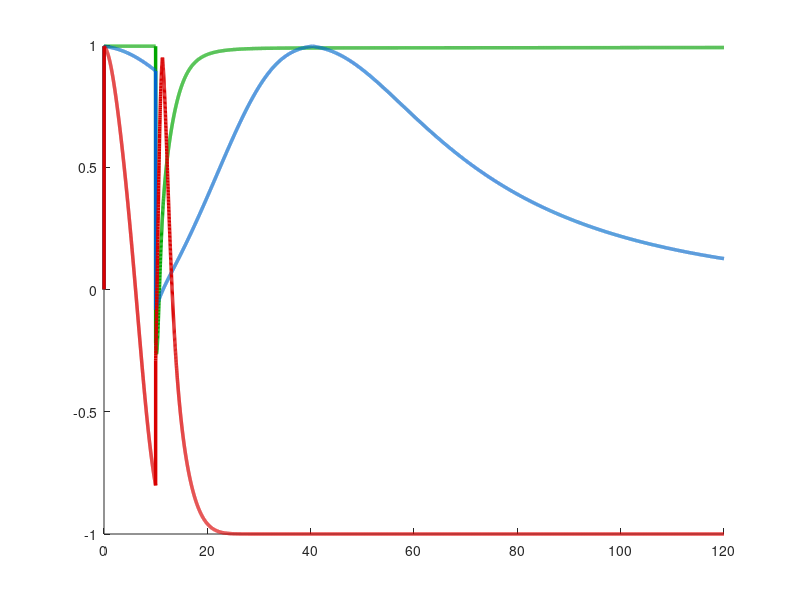

Source code (MATLAB): (Note: this script raises an error after producing the figure.)
% HRIT_I_Intero_v3.m
% I_Intero: Allostatic Interoceptive Inference with Signed PDS
% HRIT Computational Framework
%
% Three-layer terminology:
%   Phenomenological : Vitality
%   Pre-computational: Allostatic Interoceptive Regulation
%   Computational    : Signed Predictive Coding ODE
%
% Clinical states:
%   Normal  : sigma_o small, transient perturbation, full recovery
%   DPDR    : sigma_o large (precision collapse), ICP near zero, PDS ~ 0
%   Cotard  : sigma_o moderate + sustained negative push,
%             ICP chronically below IBT, CAL accumulates, PDS -> -1
%
% Based on Tschantz et al. (2022) extended with signed threshold crossing
% PE_residual = |dF/dt| feeds into p(Psi) formula
%
% Author: Hamza S. Almahi

clear; close all; clc;

%% ── PARAMETERS ───────────────────────────────────────────────────────────

dt = 0.01;
T  = 12000;
t  = (1:T) * dt;

% Shared across all conditions
sigma_p   = 1.0;    % prior variance (fixed)
kappa     = 0.5;    % autonomic action learning rate
IBT       = 0.0;    % Interoceptive Baseline Threshold (setpoint)

% PDS equation parameters
w         = 2.0;    % ICP coupling weight
PSC       = 0.5;    % Presence Sensitivity Constant
beta_CAL  = 0.15;   % allostatic load sensitivity
ICP_ref   = 0.25;   % ICP reference: resting ICP >> this -> PDS positive
                    % Cotard ICP < this -> PDS starts negative immediately
CAL_decay = 0.003;  % rate of CAL recovery per timestep (Normal only)

% Perturbation: transient homeostatic challenge (all conditions)
t_perturb = 1000;   % timestep of transient perturbation

%% ── CONDITION DEFINITIONS ────────────────────────────────────────────────
%
% Normal:
%   sigma_o = 1.0  -> high precision -> autonomic action strong
%   push = 0       -> transient perturbation only
%   CAL recovers   -> full homeostatic recovery
%   Expected: PDS > 0.8 at steady state
%
% DPDR (Depth Collapse):
%   sigma_o = 80   -> low precision -> autonomic action weak
%   push = 0       -> same transient perturbation
%   CAL recovers   -> but ICP stays low because autonomic is weak
%   Expected: PDS near 0, does not recover to positive
%
% Cotard (Depth Inversion):
%   sigma_o = 5.0  -> moderately reduced precision
%   push = -0.5    -> sustained negative drive (chronic below-IBT state)
%   Combined: autonomic cannot fully compensate -> eps_o stays large
%             ICP chronically below ICP_ref -> PDS starts negative
%             CAL does not recover -> accumulates -> PDS -> -1 (attractor)
%   Expected: PDS < -0.85 at steady state

conditions = {
%   label                    sigma_o  push   CAL_recovers  F_CAL_thresh
    'Normal (Homeostasis)',   1.0,     0.0,   true,         2.0;
    'DPDR (Depth Collapse)',  20.0,  -0.075,   true,         0.5;
    'Cotard (Depth Inversion)',5.0,   -0.5,   false,        0.0;
};

n_cond  = size(conditions, 1);
colors  = {[0 0.65 0], [0 0.4 0.8], [0.85 0 0]};

% Pre-allocate outputs
PDS_all = zeros(n_cond, T);
ICP_all = zeros(n_cond, T);
F_all   = zeros(n_cond, T);
PE_all  = zeros(n_cond, T);  % PE_residual = |dF/dt|

%% ── SIMULATION LOOP ──────────────────────────────────────────────────────

for c = 1:n_cond

    label        = conditions{c,1};
    sigma_o      = conditions{c,2};
    push         = conditions{c,3};
    CAL_recovers = conditions{c,4};
    F_thresh     = conditions{c,5};   % CAL accumulates when F > this

    fprintf('Running: %s\n', label)

    % State variables
    mu_i  = 0.0;   % posterior interoceptive belief
    y_i   = 0.0;   % interoceptive sensory data
    a_i   = 0.0;   % autonomic action (previous step)
    CAL   = 0.0;   % cumulative allostatic load
    F_prev = 0.0;  % previous F for dF/dt

    for i = 2:T

        % ── Sensory data update ──────────────────────────────────────────

        % Sustained drive (Cotard: chronically push ICP below IBT)
        y_i = y_i + push * dt;

        % Transient homeostatic challenge (all conditions)
        if i == t_perturb
            y_i = y_i + 4.0;
        end

        % Autonomic action from previous timestep
        y_i = y_i + a_i * dt;

        % ── Prediction errors ────────────────────────────────────────────

        eps_o = y_i - mu_i;       % observation PE: data vs posterior
        eps_p = IBT - mu_i;       % prior PE: setpoint vs posterior

        % ── Posterior update (predictive coding gradient descent on F) ───

        mu_i = mu_i + dt * (eps_o / sigma_o + eps_p / sigma_p);

        % ── Autonomic action ─────────────────────────────────────────────
        % Minimises observation PE
        % Critical: divided by sigma_o
        %   Normal (sigma_o=1):  action strong  -> restores homeostasis
        %   DPDR   (sigma_o=80): action weak    -> homeostasis fails
        %   Cotard (sigma_o=5):  action moderate-> cannot compensate push

        a_i = -kappa * eps_o / sigma_o;

        % ── Free energy ──────────────────────────────────────────────────

        F_i = 0.5 * (eps_o^2 / sigma_o + eps_p^2 / sigma_p);
        F_all(c,i) = F_i;

        % ── PE_residual = |dF/dt| ────────────────────────────────────────
        % Feeds into p(Psi) = PE_residual_dominant / (MC_dominant + eps)
        % At homeostasis: |dF/dt| -> 0 (errors resolved)
        % During episode onset: |dF/dt| large (errors unresolved)
        % This is the DEWS early warning signal

        PE_all(c,i) = abs(F_i - F_prev) / dt;
        F_prev = F_i;

        % ── ICP proxy ────────────────────────────────────────────────────
        % ICP: quality of interoceptive coupling
        % ICP -> 1 when eps_o -> 0 (perfect coupling, high precision)
        % ICP -> 0 when eps_o large (coupling broken)

        ICP_i = 1.0 / (1.0 + abs(eps_o));
        ICP_all(c,i) = ICP_i;

        % ── Cumulative Allostatic Load ────────────────────────────────────
        % Accumulates when F exceeds condition-specific threshold
        % Decays only in Normal condition when near homeostasis

        F_excess = max(0, F_i - F_thresh);
        CAL = CAL + dt * F_excess;

        if CAL_recovers && F_i < 0.3
            CAL = max(0, CAL - CAL_decay * dt);
        end

        % ── PDS: Phenomenal Depth Signal ─────────────────────────────────
        % Signed allostatic depth
        % PDS > 0 : ICP above IBT-equivalent -> depth established
        % PDS ~ 0 : ICP at threshold -> depth collapsed (DPDR)
        % PDS < 0 : ICP below threshold + CAL elevated -> depth inverted
        % PDS ~ -1: stable Cotard attractor (tanh saturation)

        PDS_all(c,i) = tanh((w * (ICP_i - ICP_ref) - beta_CAL * CAL) / PSC);

    end

end

%% ── FIGURE 1: PDS comparison all three conditions ────────────────────────

figure('Name','HRIT I_Intero: PDS across Clinical States',...
       'Position',[50 50 1000 500]);

hold on
for c = 1:n_cond
    plot(t, PDS_all(c,:), 'Color', colors{c}, 'LineWidth', 2.5, ...
         'DisplayName', conditions{c,1})
end
yline( 0,  'k--', 'LineWidth', 1.5, 'DisplayName', 'Depth boundary (0)')
yline(-1,  'r:',  'LineWidth', 1.0, 'DisplayName', 'Cotard floor (-1)')
yline( 1,  'g:',  'LineWidth', 1.0, 'DisplayName', 'Max depth (+1)')
xline(t(t_perturb), 'k:', 'LineWidth', 1.5, 'DisplayName', 'Perturbation')
ylim([-1.15 1.15])
legend('Location', 'southwest', 'FontSize', 10)
title('HRIT I\_Intero: PDS (Phenomenal Depth Signal)', 'FontSize', 13)
xlabel('Time (a.u.)'); ylabel('PDS')
grid on

%% ── FIGURE 2: ICP, F, PDS, PE_residual per condition ─────────────────────

figure('Name','HRIT I_Intero: Detail per condition',...
       'Position',[50 50 1400 900]);

row_labels = {'ICP', 'Free Energy F', 'PDS', 'PE_{residual} = |dF/dt|'};
data_sets  = {ICP_all, F_all, PDS_all, PE_all};

for c = 1:n_cond
    for row = 1:4
        subplot(4, n_cond, (row-1)*n_cond + c)
        dat = data_sets{row};
        plot(t, dat(c,:), 'Color', colors{c}, 'LineWidth', 1.8)
        hold on
        xline(t(t_perturb), 'k:', 'LineWidth', 1)
        if row == 1
            yline(ICP_ref, 'r--', 'LineWidth', 1)
            ylim([0 1.05])
            title(conditions{c,1}, 'FontSize', 10)
        end
        if row == 3
            yline(0,  'k--', 'LineWidth', 1)
            yline(-1, 'r:',  'LineWidth', 1)
            ylim([-1.15 1.15])
        end
        if c == 1
            ylabel(row_labels{row}, 'FontSize', 9)
        end
        xlabel('Time')
        grid on
    end
end

sgtitle('HRIT I\_Intero: Detailed output per clinical state', 'FontSize', 13)

%% ── FIGURE 3: PE_residual detail (for p(Psi) formula) ───────────────────

figure('Name','HRIT I_Intero: PE_residual',...
       'Position',[50 50 1000 400]);

hold on
for c = 1:n_cond
    % Smooth PE_residual for visualisation (raw is very spiky)
    PE_smooth = movmean(PE_all(c,:), 50);
    plot(t, PE_smooth, 'Color', colors{c}, 'LineWidth', 2, ...
         'DisplayName', conditions{c,1})
end
xline(t(t_perturb), 'k:', 'LineWidth', 1.5)
legend('Location', 'northeast', 'FontSize', 10)
title('PE_{residual} = |dF/dt| (smoothed) — input to p(\Psi)', 'FontSize', 12)
xlabel('Time (a.u.)'); ylabel('PE_{residual}')
grid on

%% ── SUMMARY ──────────────────────────────────────────────────────────────

fprintf('\n═══════════════════════════════════════════════════\n')
fprintf('HRIT I_Intero v3: Steady-state results (last 2000 steps)\n')
fprintf('═══════════════════════════════════════════════════\n')
fprintf('%-30s %8s %8s %12s\n', 'Condition', 'PDS', 'ICP', 'PE_residual')
fprintf('%-30s %8s %8s %12s\n', '---------', '---', '---', '-----------')
for c = 1:n_cond
    pds_ss = mean(PDS_all(c, end-2000:end));
    icp_ss = mean(ICP_all(c, end-2000:end));
    pe_ss  = mean(PE_all(c,  end-2000:end));
    fprintf('%-30s %8.3f %8.3f %12.5f\n', ...
            conditions{c,1}, pds_ss, icp_ss, pe_ss)
end
fprintf('═══════════════════════════════════════════════════\n')
fprintf('\nTargets:\n')
fprintf('  Normal  : PDS > 0.80\n')
fprintf('  DPDR    : -0.10 < PDS < 0.25  (near zero)\n')
fprintf('  Cotard  : PDS < -0.85          (negative attractor)\n\n')
